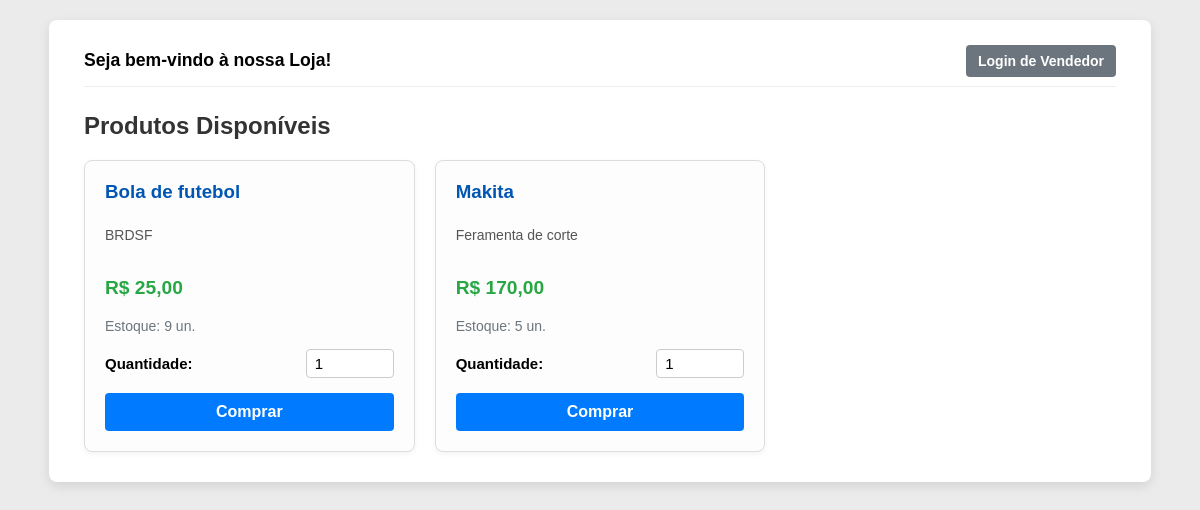
The page /loja.php on the database as committed earlier.
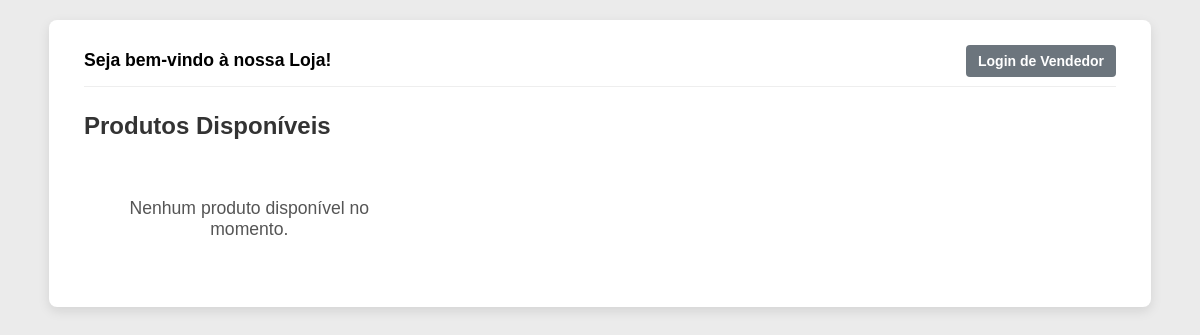
The same page on the database as committed later.
### tables this page shows
CREATE TABLE produtos (
    id INTEGER PRIMARY KEY ,
    nome TEXT NOT NULL,
    descricao TEXT NOT NULL,
    quantidade TEXT NOT NULL ,
    valor DECIMAL NOT NULL,
    id_usuario INTEGER NOT NULL
);

### src/Database.php (called while the page is built, shortened)
<?php
class Database
{
    private $pdo;
    public function __construct()
    {
        try {
            $databasePath = __DIR__ . '/database/sqlite.db';
            $this->pdo = new PDO('sqlite:' . $databasePath);
            $this->pdo->setAttribute(PDO::ATTR_ERRMODE, PDO::ERRMODE_EXCEPTION);
        } catch (PDOException $e) {
            die("Database connection refused: " . $e->getMessage());
        }
    }
    public function prepare($sql)
    {
        return $this->pdo->prepare($sql);
    }
}

### public/loja.php (the view, shortened to what this page needs)
<?php
require_once '../src/Database.php';
function buscarTodosProdutosDisponiveis($db) {
    $sql = "SELECT id, nome, descricao, quantidade, valor
            FROM produtos
            WHERE quantidade > 0";
    $stmt = $db->prepare($sql);
    $stmt->execute();
    return $stmt->fetchAll(PDO::FETCH_ASSOC);
}
$db = new Database();
$produtos_disponiveis = buscarTodosProdutosDisponiveis($db);
$is_admin_logado = isset($_SESSION['logged_in']) && $_SESSION['logged_in'] === true;
?>
<!DOCTYPE html>
<html lang="pt-br">
<head>
    <link rel="stylesheet" href="/style/loja.css">
</head>
<body>
    <div class="container">
        <div class="admin-header">
            <span class="welcome-msg">
                Seja bem-vindo à nossa Loja!
            </span>
            <div>
                <?php if ($is_admin_logado): ?>
                    <a href="adm.php" class="btn-link">Meu Painel (Vendedor)</a>
                <?php else: ?>
                    <a href="index.php" class="btn-link">Login de Vendedor</a>
                <?php endif; ?>
            </div>
        </div>
        <h2>Produtos Disponíveis</h2>
        <div class="product-grid">
            <?php if (empty($produtos_disponiveis)): ?>
                <p class="sem-produtos">Nenhum produto disponível no momento.</p>
            <?php else: ?>
                <?php foreach ($produtos_disponiveis as $produto): ?>
                    <div class="product-card">
                        <h3><?php echo htmlspecialchars($produto['nome']); ?></h3>
                        <p class="descricao"><?php echo htmlspecialchars($produto['descricao']); ?></p>
                        <p class="preco">R$ <?php echo number_format($produto['valor'], 2, ',', '.'); ?></p>
                        <p class="estoque">Estoque: <?php echo $produto['quantidade']; ?> un.</p>
                        <form action="registrar_venda.php" method="POST">
                            <div class="form-group-compra">
                                <label for="quantidade-<?php echo $produto['id']; ?>">Quantidade:</label>
                                <input type="number"
                                       name="quantidade"
                                       id="quantidade-<?php echo $produto['id']; ?>"
                                       value="1"
                                       min="1"
                                       max="<?php echo $produto['quantidade']; ?>"
                                       required>
                            </div>
                            <button type="submit" class="btn-comprar">Comprar</button>
                        </form>
                    </div>
                <?php endforeach; ?>
            <?php endif; ?>
        </div>
    </div>
</body>
</html>

Rows that differ between the two databases and show on the page:
removed produtos: nome "Bola de futebol", descricao "BRDSF", valor "25,00", quantidade "9", quantidade "1"
removed produtos: nome "Makita", descricao "Feramenta de corte", valor "170,00", quantidade "5"
Other text that changed with them:
text now shown: "Nenhum produto disponível no momento."
